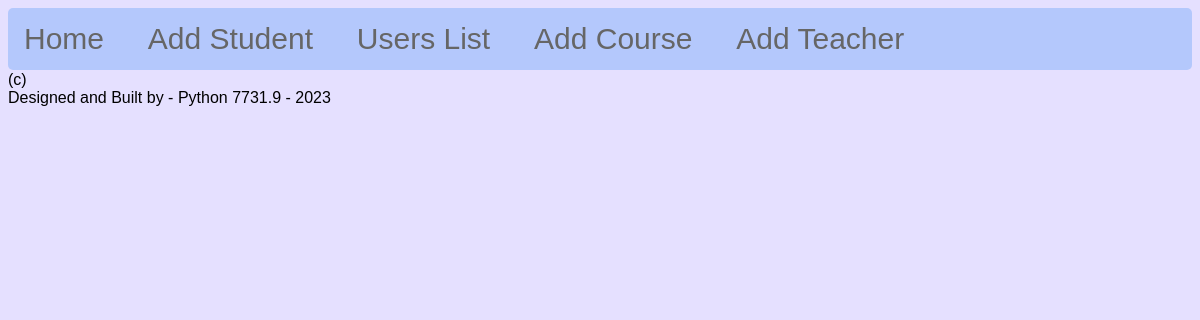
/users, run on an earlier commit of the app's database.
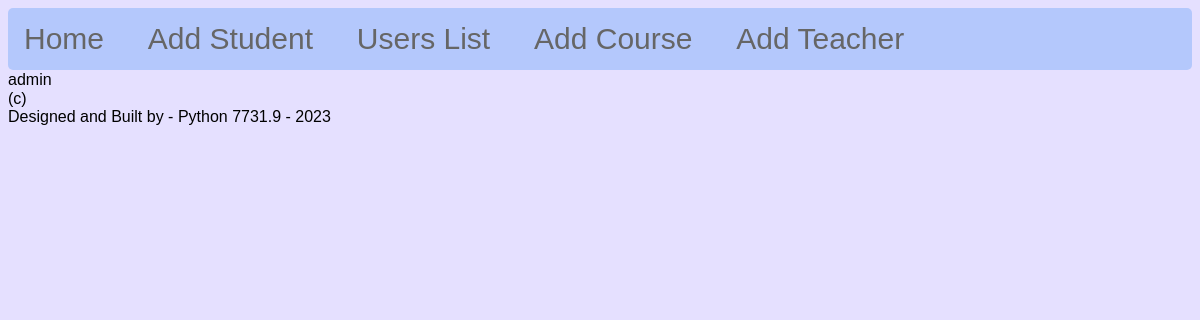
And on a later commit of the database.
### students2/models.py (models this page shows, shortened)
class User(models.Model):
    username = models.CharField(max_length=256)
    password = models.CharField(max_length=256)
    role = models.CharField(max_length=256)

### students2/views.py (the view)
# urls.py: path('users', views.show_users, name='show_users'),
def show_users(request):
    users = User.objects.all()
    return render(request, "users.html", {"users": users})

### students2/templates/users.html
{% extends "base.html" %}
{% block content %}
{% for user in users %}
<div class="user">{{ user.username }}</div>
{% endfor %}
{% endblock content %}

### students2/templates/base.html
{% include "header.html" %}
{% block content %}
{% endblock content %}
{% include "footer.html" %}

### students2/templates/header.html (shortened to what this page needs)
<!DOCTYPE html>
<html lang="en">
<head>
    <link rel="stylesheet" href="/static/style.css">
</head>
<body>
    <div class="navbar">
        <li><a href="/">Home</a></li>
        <li><a href="/add_student">Add Student</a></li>
        <li><a href="/users">Users List</a></li>
        <li><a href="/courses/add">Add Course</a></li>
        <li><a href="/add_teacher">Add Teacher</a></li>
    </div>

### students2/templates/footer.html
<footer>
    (c)<br>
    Designed and Built by - Python 7731.9 - 2023
</footer>
</body>
</html>

### students2/static/style.css (style rules this page uses)
body { font-family: sans-serif; display: flex; gap: 1%; background-color: #E5E0FF; display: grid; }
.navbar { display: flex; gap: 1%; background-color: rgba(154, 187, 250, 0.644); border-radius: 5px; font-size: 30px; list-style-type:none; }
li a { display:block; color: rgb(102, 102, 102); text-align: center; padding: 14px 16px; text-decoration:none; }

What changed in the data, as far as the page shows it:
added User: username "admin"
